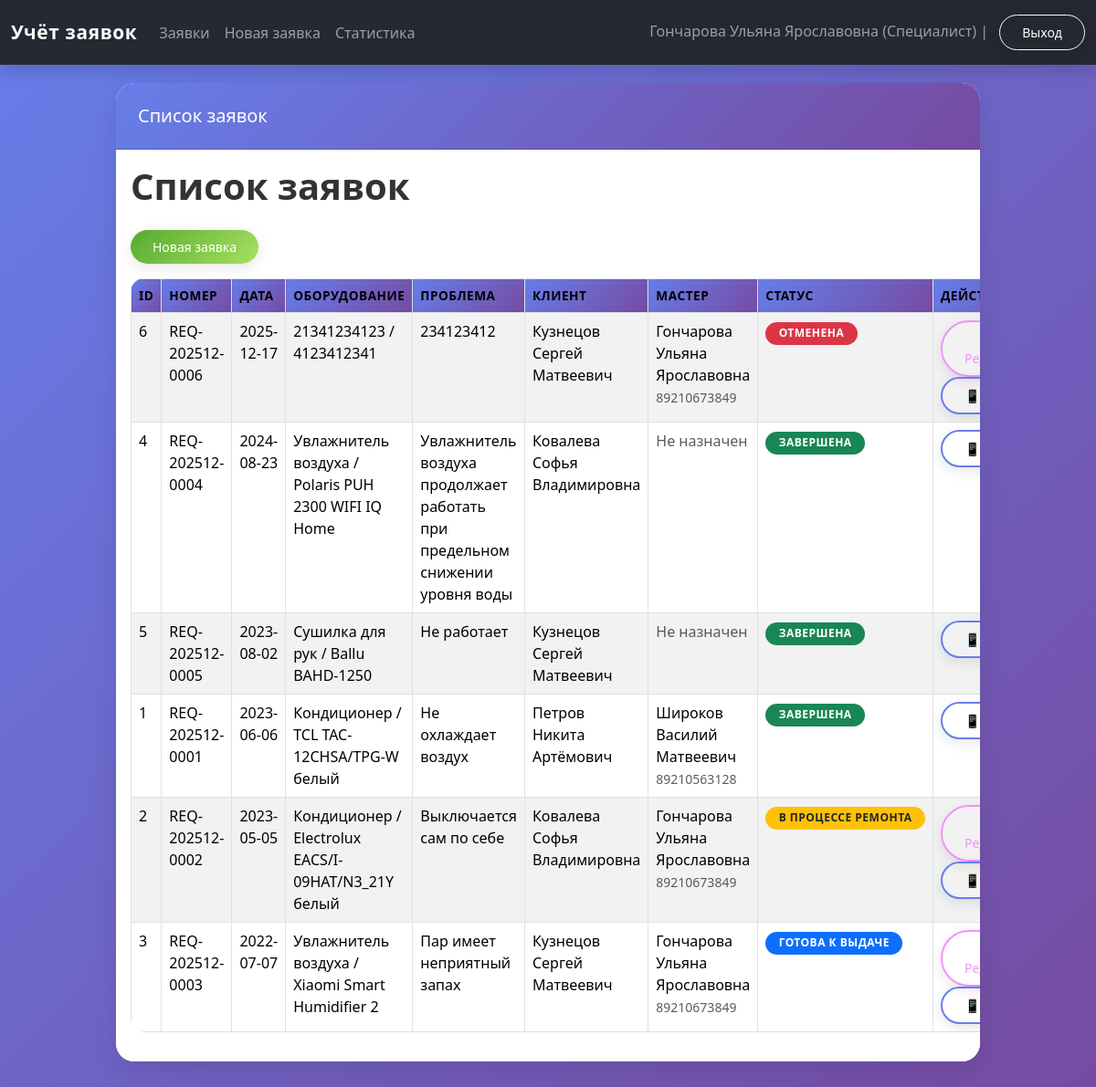
/requests (signed in), run on the app's committed database.
### tables this page shows
CREATE TABLE users (
            user_id INTEGER PRIMARY KEY AUTOINCREMENT,
            fio TEXT NOT NULL,
            phone TEXT NOT NULL,
            login TEXT UNIQUE NOT NULL,
            password TEXT NOT NULL,
            user_type TEXT NOT NULL CHECK (
                user_type IN ('Менеджер', 'Специалист', 'Оператор', 'Заказчик', 'Менеджер по качеству')
            ),
            is_active INTEGER DEFAULT 1,
            registration_date TEXT DEFAULT (DATE('now')),
            email TEXT,
            address TEXT,
            notes TEXT
        );

CREATE TABLE requests (
            request_id INTEGER PRIMARY KEY AUTOINCREMENT,
            request_number TEXT UNIQUE,
            start_date TEXT NOT NULL,
            climate_tech_type TEXT NOT NULL,
            climate_tech_model TEXT NOT NULL,
            problem_description TEXT NOT NULL,
            request_status TEXT NOT NULL DEFAULT 'Новая заявка' CHECK (
                request_status IN ('Новая заявка', 'В процессе ремонта', 'Ожидание комплектующих',
                                    'Готова к выдаче', 'Завершена', 'Отменена')
            ),
            priority TEXT DEFAULT 'Средний' CHECK (priority IN ('Низкий', 'Средний', 'Высокий', 'Критичный')),
            completion_date TEXT,
            repair_parts TEXT,
            estimated_time INTEGER,

            master_id INTEGER REFERENCES users(user_id) ON DELETE SET NULL,
            client_id INTEGER NOT NULL REFERENCES users(user_id) ON DELETE CASCADE,
            quality_manager_id INTEGER REFERENCES users(user_id) ON DELETE SET NULL,

            deadline_extension TEXT,
            extension_reason TEXT,
            customer_agreement INTEGER DEFAULT 0,

            qr_code_generated INTEGER DEFAULT 0,
            qr_code_token TEXT UNIQUE,
            feedback_received INTEGER DEFAULT 0,

            created_at TEXT DEFAULT (DATETIME('now')),
            updated_at TEXT DEFAULT (DATETIME('now'))
        );

### web_app.py (the view)
    def wrapper(*args, **kwargs):
        if "user" not in session:
            return redirect(url_for("login"))
        return view_func(*args, **kwargs)

### web_app.py (called while the page is built)
def get_connection():
    if not os.path.exists(DB_NAME):
        raise FileNotFoundError(
            f"Файл базы данных '{DB_NAME}' не найден. "
            f"Сначала запустите 'test.py' для создания БД."
        )
    conn = sqlite3.connect(DB_NAME)
    conn.row_factory = sqlite3.Row
    return conn

def login_required(view_func):
    def wrapper(*args, **kwargs):
        if "user" not in session:
            return redirect(url_for("login"))
        return view_func(*args, **kwargs)
    wrapper.__name__ = view_func.__name__
    return wrapper

### templates/requests_list.html (shortened to what this page needs)
{% extends "base.html" %}
{% block header %}Список заявок{% endblock %}
{% block content %}
<h1>Список заявок</h1>
<p><a class="btn btn-success btn-sm" href="{{ url_for('new_request') }}">Новая заявка</a></p>
<table class="table table-striped table-bordered">
  <thead>
    <tr>
      <th>ID</th>
      <th>Номер</th>
      <th>Дата</th>
      <th>Оборудование</th>
      <th>Проблема</th>
      <th>Клиент</th>
      <th>Мастер</th>
      <th>Статус</th>
      <th>Действия</th>
    </tr>
  </thead>
  <tbody>
    {% for r in requests %}
    <tr>
      <td>{{ r.request_id }}</td>
      <td>{{ r.request_number }}</td>
      <td>{{ r.start_date }}</td>
      <td>{{ r.climate_tech_type }} / {{ r.climate_tech_model }}</td>
      <td>{{ r.problem_description }}</td>
      <td>{{ r.client_fio }}</td>
      <td>
        {% if r.master_fio %}
          {{ r.master_fio }}
          {% if r.master_phone %}
            <br><small class="text-muted">{{ r.master_phone }}</small>
          {% endif %}
        {% else %}
          <span class="text-muted">Не назначен</span>
        {% endif %}
      </td>
      <td><span class="badge status-badge {{ r.status_class }}">{{ r.request_status }}</span></td>
      <td>
        {% if r.can_edit %}
          <a href="{{ url_for('edit_request', request_id=r.request_id) }}"
             class="btn btn-outline-warning btn-sm me-1"
             title="Редактировать заявку">✏️ Редактировать</a>
        {% endif %}
        <a href="{{ url_for('qr_for_request', request_id=r.request_id) }}" target="_blank"
           class="btn btn-outline-primary btn-sm" title="QR-код для отзыва">
          📱 QR
        </a>
      </td>
    </tr>
    {% endfor %}
  </tbody>
</table>
{% endblock %}

### templates/base.html (shortened to what this page needs)
<!doctype html>
<html lang="ru">
<head>
    <link rel="stylesheet"
          href="https://cdn.jsdelivr.net/npm/bootstrap@5.3.2/dist/css/bootstrap.min.css">
    <link rel="stylesheet" href="{{ url_for('static', filename='styles.css') }}">
</head>
<body>
<nav class="navbar navbar-expand-lg navbar-dark bg-dark">
  <div class="container-fluid">
    <a class="navbar-brand" href="{{ url_for('index') }}">Учёт заявок</a>
    <div class="collapse navbar-collapse" id="navbarNav">
      <ul class="navbar-nav me-auto mb-2 mb-lg-0">
        {% if current_user %}
        <li class="nav-item">
          <a class="nav-link" href="{{ url_for('requests_list') }}">Заявки</a>
        </li>
        <li class="nav-item">
          <a class="nav-link" href="{{ url_for('new_request') }}">Новая заявка</a>
        </li>
        <li class="nav-item">
          <a class="nav-link" href="{{ url_for('stats') }}">Статистика</a>
        </li>
        {% endif %}
      </ul>
      <span class="navbar-text">
        {% if current_user %}
          {{ current_user['fio'] }} ({{ current_user['user_type'] }}) |
          <a href="{{ url_for('logout') }}" class="btn btn-sm btn-outline-light ms-2">Выход</a>
        {% else %}
          <a href="{{ url_for('login') }}" class="btn btn-sm btn-outline-light">Войти</a>
          <a href="{{ url_for('register') }}" class="btn btn-sm btn-outline-light ms-2">Регистрация</a>
        {% endif %}
      </span>
    </div>
  </div>
</nav>
<div class="container app-shell">
  <div class="row justify-content-center">
    <div class="col-12 col-lg-11 col-xl-10">
      <div class="card app-card">
        <div class="card-header app-card-header">
          <h5 class="mb-0">{% block header %}{{ title }}{% endblock %}</h5>
        </div>
        <div class="card-body bg-white">
          {% block content %}{% endblock %}
        </div>
      </div>
    </div>
  </div>
</div>
</body>
</html>

### static/styles.css (style rules this page uses)
* { transition: all 0.3s ease; }
body { min-height: 100vh; background: linear-gradient(135deg, #667eea 0%, #764ba2 25%, #f093fb 50%, #4facfe 75%, #00f2fe 100%); background-size: 400% 400%; animation: gradientShift 15s ease infinite; background-attachment: fixed; font-family: 'Segoe UI', Tahoma, Geneva, Verdana, sans-serif; }
.app-shell { padding: 20px 0 40px; animation: fadeIn 0.5s ease-in; }
.app-card { border-radius: 20px; box-shadow: 0 20px 60px rgba(0,0,0,0.3); overflow: hidden; background: rgba(255, 255, 255, 0.95); backdrop-filter: blur(10px); animation: slideUp 0.6s ease-out; }
.app-card-header { background: linear-gradient(135deg, #667eea 0%, #764ba2 100%); color: #fff; padding: 1.5rem; }
.navbar { background: rgba(33, 37, 41, 0.95) !important; backdrop-filter: blur(10px); box-shadow: 0 4px 20px rgba(0,0,0,0.2); }
.navbar-brand { font-weight: 700; letter-spacing: 0.03em; font-size: 1.3rem; }
.btn { border-radius: 50px; padding: 0.5rem 1.5rem; font-weight: 500; transition: all 0.3s ease; box-shadow: 0 4px 15px rgba(0,0,0,0.1); }
.btn-success { background: linear-gradient(135deg, #56ab2f 0%, #a8e063 100%); border: none; }
.btn-outline-primary { border: 2px solid #667eea; color: #667eea; }
.btn-outline-warning { border: 2px solid #f093fb; color: #f093fb; }
.status-badge { font-size: 0.75rem; padding: 0.4rem 0.9rem; border-radius: 50px; font-weight: 600; text-transform: uppercase; letter-spacing: 0.5px; }
table { border-radius: 15px; overflow: hidden; }
table thead th { background: linear-gradient(135deg, #667eea 0%, #764ba2 100%); color: white; vertical-align: middle; font-weight: 600; text-transform: uppercase; font-size: 0.85rem; letter-spacing: 0.5px; padding: 1rem; }
table tbody tr { transition: all 0.3s ease; }
h1 { color: #333; font-weight: 700; margin-bottom: 1.5rem; }
.card { border: none; border-radius: 20px; box-shadow: 0 10px 30px rgba(0,0,0,0.1); transition: all 0.3s ease; }

### data on the page
users: fio "Гончарова Ульяна Ярославовна", user_type "Специалист"
requests: request_id "6", request_number "REQ-202512-0006", start_date "2025-12-17", climate_tech_type "21341234123", climate_tech_model "4123412341", problem_description "234123412", client_fio "Кузнецов Сергей Матвеевич", master_fio "Гончарова Ульяна Ярославовна", master_phone "89210673849", request_status "ОТМЕНЕНА"
requests: request_id "4", request_number "REQ-202512-0004", start_date "2024-08-23", climate_tech_type "Увлажнитель воздуха", climate_tech_model "Polaris PUH 2300 WIFI IQ Home", problem_description "Увлажнитель воздуха продолжает работать при предельном снижении уровня воды", client_fio "Ковалева Софья Владимировна", shows "Не назначен", request_status "ЗАВЕРШЕНА"
requests: request_id "5", request_number "REQ-202512-0005", start_date "2023-08-02", climate_tech_type "Сушилка для рук", climate_tech_model "Ballu BAHD-1250", problem_description "Не работает", client_fio "Кузнецов Сергей Матвеевич", shows "Не назначен", request_status "ЗАВЕРШЕНА"
requests: request_id "1", request_number "REQ-202512-0001", start_date "2023-06-06", climate_tech_type "Кондиционер", climate_tech_model "TCL TAC-12CHSA/TPG-W белый", problem_description "Не охлаждает воздух", client_fio "Петров Никита Артёмович", master_fio "Широков Василий Матвеевич", master_phone "89210563128", request_status "ЗАВЕРШЕНА"
requests: request_id "2", request_number "REQ-202512-0002", start_date "2023-05-05", climate_tech_type "Кондиционер", climate_tech_model "Electrolux EACS/I-09HAT/N3_21Y белый", problem_description "Выключается сам по себе", client_fio "Ковалева Софья Владимировна", master_fio "Гончарова Ульяна Ярославовна", master_phone "89210673849", request_status "В ПРОЦЕССЕ РЕМОНТА"
requests: request_id "3", request_number "REQ-202512-0003", start_date "2022-07-07", climate_tech_type "Увлажнитель воздуха", climate_tech_model "Xiaomi Smart Humidifier 2", problem_description "Пар имеет неприятный запах", client_fio "Кузнецов Сергей Матвеевич", master_fio "Гончарова Ульяна Ярославовна", master_phone "89210673849", request_status "ГОТОВА К ВЫДАЧЕ"
